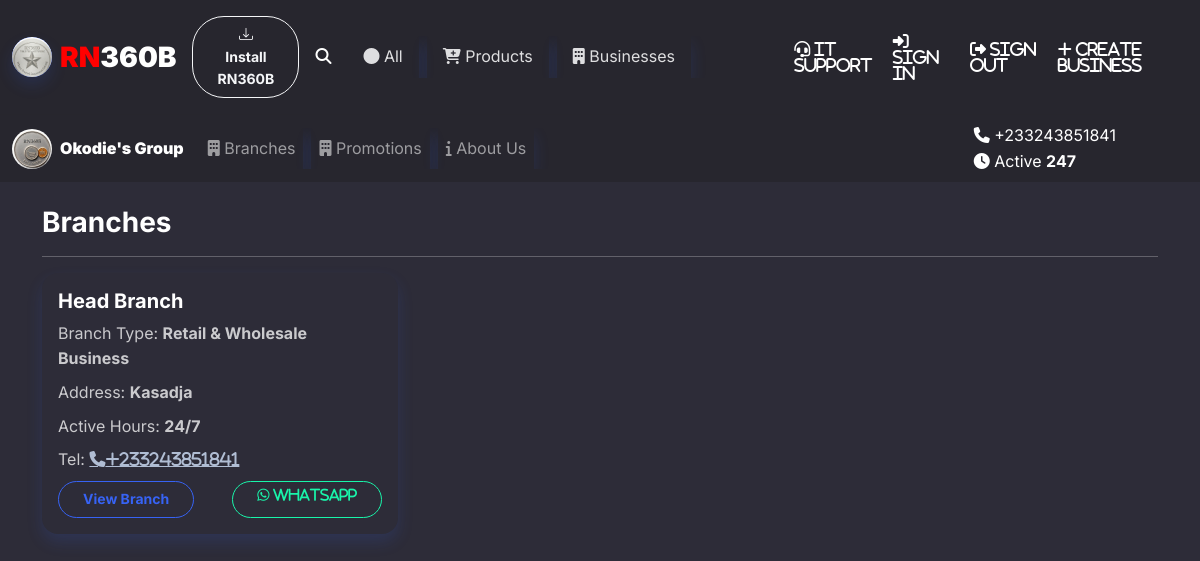
The page /otherbranches/10000011 on the database as committed earlier.
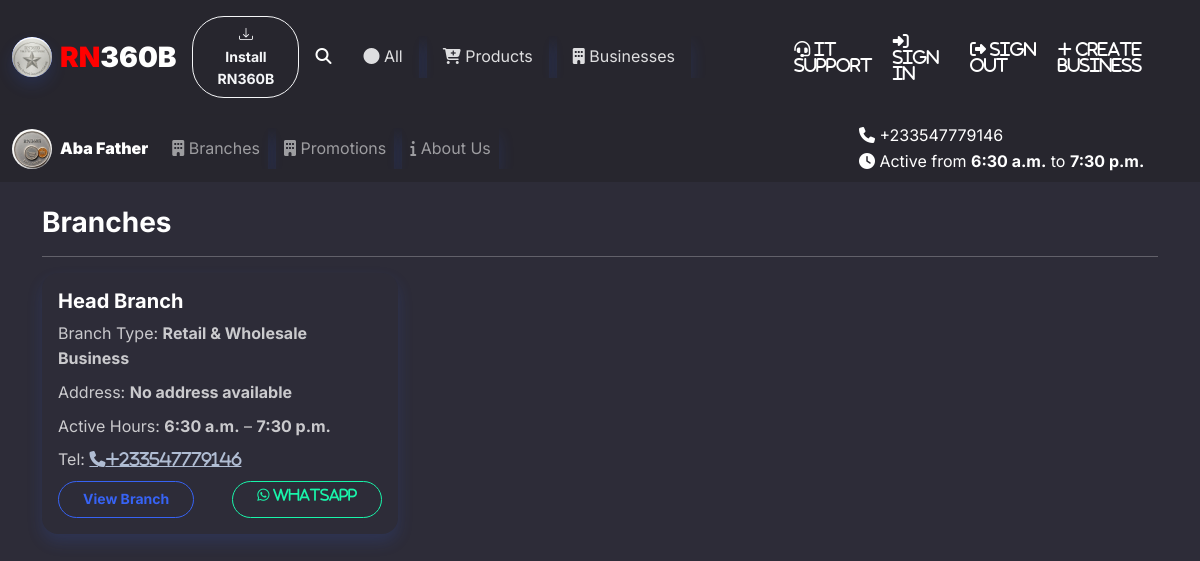
The same page on the database as committed later.
### businessApp/models.py (models this page shows)
class Business(models.Model):
    busID = models.CharField(max_length=50)
    busName = models.CharField(max_length=100)
    busTel = models.CharField(max_length=50)
    busEmail = models.CharField(max_length=100)
    busOwner = models.CharField(max_length=100)
    busLogo = models.ForeignKey('imageApp.Images', on_delete=models.DO_NOTHING, null=True)
    billRef = models.ForeignKey('richnet360.Bill', on_delete=models.DO_NOTHING, null=True)
    registrationNumber = models.CharField(max_length=100, null=True) # this part wll be entered and verified by RN360 only
    status = models.CharField(max_length=50, default='Active') # Active, Inactive, Closed
    description = models.CharField(max_length=500, default='')

class BusinessBranch(models.Model):
    busRef = models.ForeignKey('Business', on_delete=models.CASCADE)
    branchID = models.CharField(max_length=50)
    branchName = models.CharField(max_length=100)
    branchTel = models.CharField(max_length=50)
    branchEmail = models.CharField(max_length=100)
    branchType = models.CharField(max_length=50)  # Manufacturer, Distributor, Hotel, Resturant & Bar, Farm, etc
    operateAllTime = models.BooleanField(default=True)
    fromTime = models.TimeField(null=True)
    toTime = models.TimeField(null=True)
    onlineVisibility = models.BooleanField(default=False)
    branchAddress = models.CharField(max_length=200, null=True)

### marketPlaceApp/views.py (the view)
# urls.py: path('otherbranches/<branchID>', views.InsideBusiness.otherBranches, name='otherBranches'),
    def otherBranches(request, branchID):
        branch = BusinessBranch.objects.get(Q(branchID=branchID))
        bus = Business.objects.get(busID=branch.busRef.busID)
        otherBranches = BusinessBranch.objects.filter(Q(busRef=branch.busRef))
        return render(request, 'marketPlace/otherBranches.html', {'branches': otherBranches, 'business': bus, 'branch': branch})

### marketPlaceApp/templates/marketPlace/otherBranches.html (shortened to what this page needs)
{% extends "marketPlace/rbms.html" %}
{% load static %}
{% block rbmsM %}
    <nav class="navbar navbar-expand-lg navbar-dark bg-dark">
        <div class="container-fluid">
            <span class="navbar-brand d-flex align-items-center">
                <img src="{% static 'img/rn360_4.jpeg' %}"
                    alt="Logo"
                    style="width:40px; height:40px; object-fit:cover;"
                    class="me-2 rounded-circle">
                <span class="fw-bold text-white business-name">
                    <b>{{business.busName}}</b> <br/>
                </span>
            </span>
          <ul class="navbar-nav d-flex flex-row flex-nowrap mx-auto"
              style="overflow-x:auto; -webkit-overflow-scrolling:touch; max-width:100%;">
              <li class="nav-item shadow me-2">
                <a class="nav-link" href="{% url 'otherBranches' branch.branchID %}"><i class="fa fa-building"></i> Branches</a>
              </li>
             <li class="nav-item shadow me-2">
                <a class="nav-link" href="#all"><i class="fa fa-building"></i> Promotions</a>
              </li>
              <li class="nav-item shadow me-2">
                <a class="nav-link" href="{% url 'aboutUs' branch.branchID %}"><i class="fa fa-info"></i> About Us</a>
              </li>
          </ul>
            <div class="ms-auto d-flex flex-wrap align-items-center text-white">
                <span class="me-3">
                    <i class="fa fa-phone"></i> {{branch.branchTel}}
                </span>
                {% if branch.operateAllTime %}
                    <span>
                        <i class="fa fa-clock"></i> Active <b>247</b>
                    </span>
                {% else %}
                    <span>
                        <i class="fa fa-clock"></i> Active from
                        <b>{{branch.fromTime}}</b> to <b>{{branch.toTime}}</b>
                    </span>
                {% endif %}
            </div>
        </div>
    </nav>
    <div class="container my-4">
        <h3 class="fw-bold mb-3">Branches</h3><hr/>
        <div class="row">
            {% for branch in branches %}
            <div class="col-md-6 col-lg-4 mb-4">
                <div class="card shadow h-100 border-0">
                <div class="card-body">
                    <h5 class="card-title fw-bold">{{ branch.branchName }}</h5>
                    <p class="text-muted mb-2">
                        Branch Type: <b>{{ branch.branchType|default:"No address available" }}</b>
                    </p>
                    <p class="text-muted mb-2">
                        Address: <b>{{ branch.branchAddress|default:"No address available" }}</b>
                    </p>
                    <p class="text-muted mb-2">
                        Active Hours:
                        {% if branch.operateAllTime %}
                            <b>24/7</b>
                        {% else %}
                            <b>{{ branch.fromTime }}</b> – <b>{{ branch.toTime }}</b>
                        {% endif %}
                    </p>
                    <p class="text-muted mb-2">
                    Tel: <a href="tel:{{ branch.branchTel }}" class="fa fa-phone">{{ branch.branchTel }}</a>
                    </p>
                    <div class="d-flex justify-content-between">
                    <a href="{% url 'insideBuisness' business.busID branch.branchID %}"
                        class="btn btn-sm btn-outline-primary">
                        View Branch
                    </a>
                    <a href="https://wa.me/{{ branch.branchTel }}"
                        target="_blank"
                        class="btn btn-sm btn-outline-success fa fa-whatsapp">
                        WhatsApp
                    </a>
                    </div>
                </div>
                </div>
            </div>
            {% empty %}
            <p>No other branches available.</p>
            {% endfor %}
        </div>
    </div>
{% endblock rbmsM %}

Rows that differ between the two databases and show on the page:
changed Business: busName "Okodie's Group" → "Aba Father"
changed BusinessBranch "Head Branch": branchTel "+233243851841" → "+233547779146"; fromTime (not shown) → "6:30 a.m."; toTime (not shown) → "7:30 p.m."; branchAddress "Kasadja" → "No address available"; operateAllTime "24/7" → "–"
Other text that changed with them:
text no longer shown: "Active 247"
text now shown: "Active from to"
